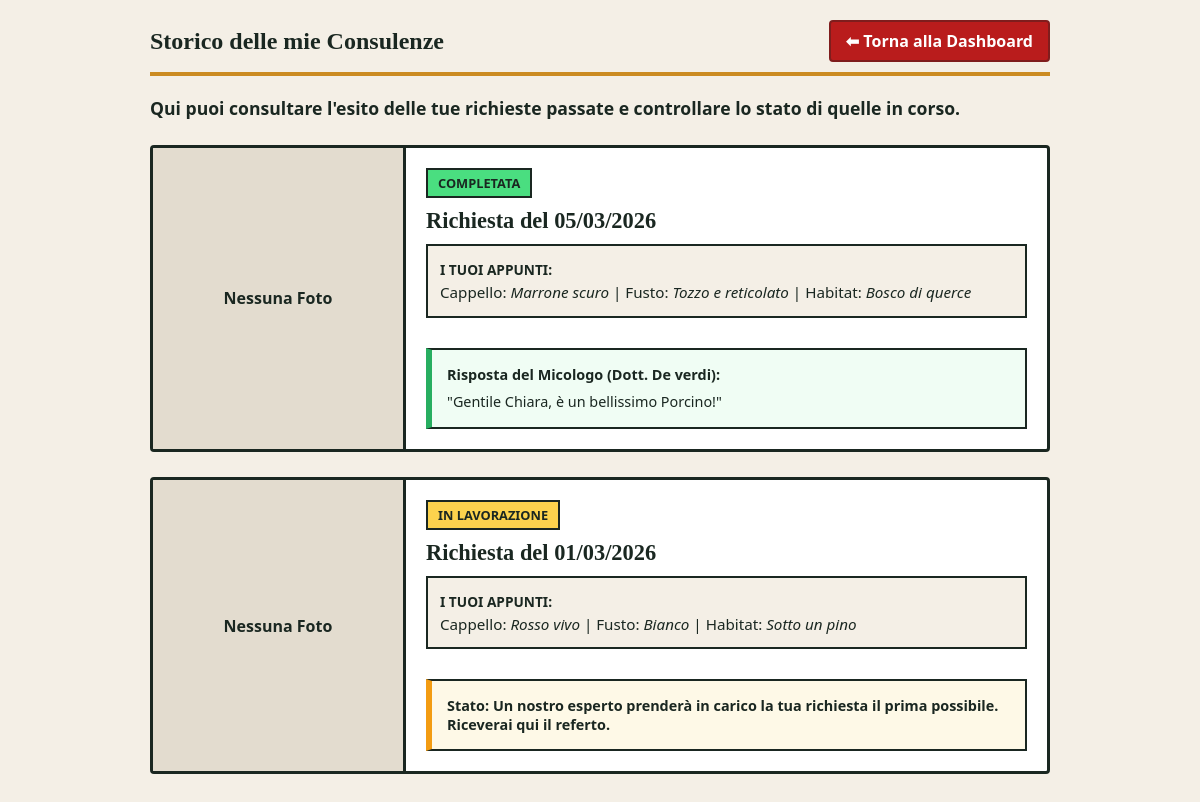
Page /associazione_micologica/mie_consulenze.php (signed in) on the committed database.
### tables this page shows
CREATE TABLE CONSULENZA_PRIVATA (
    Id_Consulenza INT AUTO_INCREMENT PRIMARY KEY,
    Data_Richiesta DATE NOT NULL,
    URL_Foto VARCHAR(255) NOT NULL,
    Colore_Cappello VARCHAR(50) NOT NULL,
    Colore_Fusto VARCHAR(50) NOT NULL,
    Habitat_Alberi VARCHAR(100) NOT NULL,
    Esito_Risposta TEXT,
    Id_User_Premium INT NOT NULL,
    Id_User_Micologo INT DEFAULT NULL,
    FOREIGN KEY (Id_User_Premium) REFERENCES UTENTE(Id_User) ON DELETE CASCADE,
    FOREIGN KEY (Id_User_Micologo) REFERENCES UTENTE(Id_User) ON DELETE SET NULL
);

CREATE TABLE UTENTE (
    Id_User INT AUTO_INCREMENT PRIMARY KEY,
    Nome VARCHAR(50) NOT NULL,
    Cognome VARCHAR(50) NOT NULL,
    Email VARCHAR(100) NOT NULL UNIQUE,
    Password VARCHAR(255) NOT NULL,
    Ruolo ENUM('Utente Esterno', 'Utente Premium', 'Socio Cercatore', 'Micologo Esperto', 'Amministratore') DEFAULT 'Utente Esterno'
);

### associazione_micologica/mie_consulenze.php (the view, shortened to what this page needs)
<?php
require_once 'config/database.php';
$id_utente = $_SESSION['id_user'];
$query = "
    SELECT c.Id_Consulenza, c.Data_Richiesta, c.URL_Foto, c.Colore_Cappello, c.Colore_Fusto, c.Habitat_Alberi, c.Esito_Risposta,
           m.Nome AS Nome_Micologo, m.Cognome AS Cognome_Micologo
    FROM CONSULENZA_PRIVATA c
    LEFT JOIN UTENTE m ON c.Id_User_Micologo = m.Id_User
    WHERE c.Id_User_Premium = ?
    ORDER BY c.Data_Richiesta DESC
";
$stmt = $conn->prepare($query);
$stmt->bind_param("i", $id_utente);
$stmt->execute();
$result = $stmt->get_result();
?>
<!DOCTYPE html>
<html lang="it">
<head>
</head>
<body>
    <div class="container">
        <div class="header">
            <h2>Storico delle mie Consulenze</h2>
            <a href="index.php" class="btn-back">⬅ Torna alla Dashboard</a>
        </div>
        <?php if ($result->num_rows > 0): ?>
            <div class="subtitle">Qui puoi consultare l'esito delle tue richieste passate e controllare lo stato di quelle in corso.</div>
            <?php while($row = $result->fetch_assoc()): ?>
                <div class="card">
                    <div class="card-img">
                        <?php if(!empty($row['URL_Foto']) && file_exists($row['URL_Foto'])): ?>
                            <img src="<?php echo htmlspecialchars($row['URL_Foto']); ?>" alt="Foto Fungo">
                        <?php else: ?>
                            <span>Nessuna Foto</span>
                        <?php endif; ?>
                    </div>
                    <div class="card-body">
                        <div>
                            <?php if(empty($row['Esito_Risposta'])): ?>
                                <span class="badge bg-warning">In Lavorazione</span>
                            <?php else: ?>
                                <span class="badge bg-success">Completata</span>
                            <?php endif; ?>
                            <h3 class="card-title">Richiesta del <?php echo date('d/m/Y', strtotime($row['Data_Richiesta'])); ?></h3>
                            <div class="dati-utente">
                                <b>I tuoi appunti:</b><br>
                                Cappello: <i><?php echo htmlspecialchars($row['Colore_Cappello']); ?></i> |
                                Fusto: <i><?php echo htmlspecialchars($row['Colore_Fusto']); ?></i> |
                                Habitat: <i><?php echo htmlspecialchars($row['Habitat_Alberi']); ?></i>
                            </div>
                        </div>
                        <?php if(empty($row['Esito_Risposta'])): ?>
                            <div class="esito-box esito-attesa">
                                <b>Stato:</b> Un nostro esperto prenderà in carico la tua richiesta il prima possibile. Riceverai qui il referto.
                            </div>
                        <?php else: ?>
                            <div class="esito-box esito-risolto">
                                <b>Risposta del Micologo (Dott. <?php echo htmlspecialchars($row['Cognome_Micologo']); ?>):</b>
                                <p style="margin: 8px 0 0 0; line-height: 1.4; font-weight: normal;">
                                    "<?php echo nl2br(htmlspecialchars($row['Esito_Risposta'])); ?>"
                                </p>
                            </div>
                        <?php endif; ?>
                    </div>
                </div>
            <?php endwhile; ?>
        <?php endif; ?>
    </div>
</body>
</html>

### associazione_micologica/mie_consulenze.php (style rules this page uses)
body { font-family: 'Segoe UI', Tahoma, Geneva, Verdana, sans-serif; background-color: #f4efe6; margin: 0; padding: 20px; color: #1a2721; }
.container { max-width: 900px; margin: 0 auto; }
.header { display: flex; justify-content: space-between; align-items: center; border-bottom: 4px solid #cb8b22; padding-bottom: 10px; margin-bottom: 20px; }
.header h2 { font-family: 'Georgia', serif; color: #1a2721; margin: 0; }
.btn-back { background-color: #b91c1c; color: white; padding: 8px 15px; text-decoration: none; border-radius: 4px; border: 2px solid #7f1d1d; font-weight: bold; transition: 0.2s; }
.subtitle { font-size: 1.1em; font-weight: bold; color: #1a2721; margin-bottom: 25px; }
.card { background: white; border-radius: 4px; border: 3px solid #1a2721; margin-bottom: 25px; display: flex; transition: 0.2s; overflow: hidden; }
.card-img { width: 250px; background-color: #e3dccf; border-right: 3px solid #1a2721; display: flex; align-items: center; justify-content: center; color: #1a2721; font-weight: bold; flex-shrink: 0; }
.card-body { padding: 20px; flex-grow: 1; display: flex; flex-direction: column; justify-content: space-between; }
.card-title { font-family: 'Georgia', serif; font-size: 1.4em; margin: 0 0 10px 0; color: #1a2721; }
.dati-utente { margin-bottom: 15px; font-size: 0.95em; background-color: #f4efe6; padding: 12px; border: 2px solid #1a2721; line-height: 1.5; }
.dati-utente b { text-transform: uppercase; font-size: 0.9em; }
.esito-box { margin-top: 15px; padding: 15px; font-size: 0.9em; font-weight: bold; border: 2px solid #1a2721; }
.esito-attesa { background-color: #fef9e7; border-left: 6px solid #f39c12; }
.esito-risolto { background-color: #f0fdf4; border-left: 6px solid #27ae60; }
.badge { padding: 4px 10px; font-size: 0.8em; font-weight: 900; color: #1a2721; display: inline-block; margin-bottom: 10px; border: 2px solid #1a2721; text-transform: uppercase; }
.bg-warning { background-color: #fcd34d; }
.bg-success { background-color: #4ade80; }

### rows in the picture
consulenza_privata: shows "Nessuna Foto", shows "COMPLETATA", Data_Richiesta "05/03/2026", Colore_Cappello "Marrone scuro", Colore_Fusto "Tozzo e reticolato", Habitat_Alberi "Bosco di querce", Id_User_Micologo.Cognome "De verdi", Esito_Risposta "Gentile Chiara, è un bellissimo Porcino!"
consulenza_privata: shows "Nessuna Foto", shows "IN LAVORAZIONE", Data_Richiesta "01/03/2026", Colore_Cappello "Rosso vivo", Colore_Fusto "Bianco", Habitat_Alberi "Sotto un pino", shows "Stato:"
